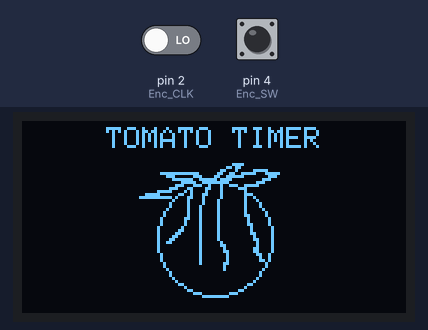
Bench run of a program on a simulated Arduino Nano, built with avr-gcc and run on an emulated ATmega328P. On the bench: 128×64 one-colour display. The inputs (shaded band) are chosen by the test bench; at power-on: pin 4 (Enc_SW) HIGH, pin 2 (Enc_CLK) LOW. What the program prints to the serial monitor is not drawn.

Above: at 4.8 s.
4.9 s: pin 4 (Enc_SW) pulled LOW for 0.15 s
At 5.7 s:
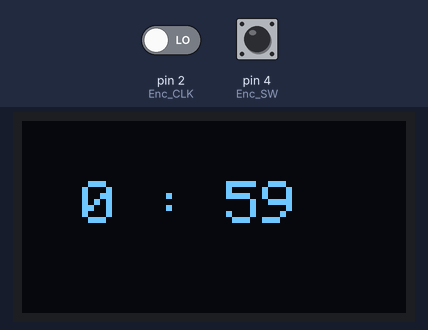
At 6.7 s:
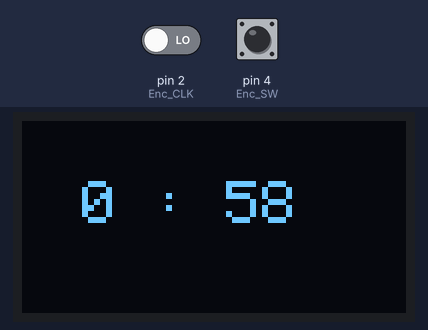
Timing chart, 0 to 8.2 s (numbered marks = the images above; inputs shaded):
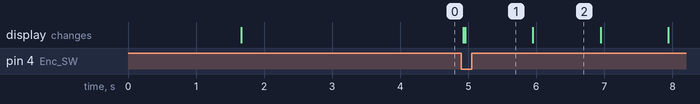

The program:

main.cpp
```cpp
#include <Arduino.h>
#include <Wire.h>
#include <Adafruit_GFX.h>
#include <Adafruit_SSD1306.h>

#define Enc_SW 4
#define Enc_DT 3
#define Enc_CLK 2

#define SCREEN_WIDTH 128
#define SCREEN_HEIGHT 64

Adafruit_SSD1306 display(SCREEN_WIDTH, SCREEN_HEIGHT, &Wire, -1);


int Enc_Counter = 1;
int Enc_clockState = 0;
int Enc_lastClockState = 0;
unsigned long Enc_lastPress = 0;
unsigned long Duration = 0;
unsigned long TargetTime = 0;
unsigned long currentTime = 0;
unsigned long timeLeft = 0;


// [BEGIN lopaka generated]
static const unsigned char PROGMEM image_paint_4_bits[] = {0x00,0x00,0x00,0x01,0xe0,0x00,0x00,0x00,0x00,0x06,0xc0,0x00,0x00,0x00,0x00,0x18,0x83,0xe0,0x01,0xff,0xf0,0x33,0x3e,0x3e,0x00,0x70,0x38,0x67,0xe0,0x1c,0x00,0x1f,0xcf,0xde,0x00,0x70,0x00,0x03,0xe0,0x00,0x01,0xc0,0x00,0x0e,0x01,0x10,0x1f,0x00,0x00,0x38,0x03,0x10,0x30,0x00,0x03,0xe0,0x42,0x10,0x10,0x00,0x3e,0x00,0x46,0x10,0x10,0x00,0xff,0xe0,0xc4,0x10,0x10,0x00,0x00,0x00,0x84,0x20,0x10,0x00,0x00,0x00,0x84,0x20,0x10,0x00,0x00,0x00,0x88,0x20,0x10,0x00,0x00,0x00,0x88,0x20,0x10,0x00,0x00,0x00,0x88,0x20,0x10,0x00,0x00,0x00,0x88,0x20,0x18,0x00,0x00,0x01,0x88,0x20,0x08,0x00,0x00,0x01,0x08,0x20,0x08,0x00,0x00,0x01,0x08,0x20,0x0c,0x00,0x00,0x02,0x08,0x20,0x04,0x00,0x00,0x06,0x08,0x20,0x04,0x00,0x00,0x0c,0x08,0x20,0x06,0x00,0x00,0x18,0x08,0x20,0x02,0x00,0x00,0x30,0x08,0x20,0x03,0x00,0x00,0x60,0x08,0x10,0x01,0x00,0x00,0x00,0x08,0x18,0x01,0x00,0x00,0x00,0x08,0x08,0x03,0x00,0x00,0x00,0x08,0x0c,0x03,0x00,0x00,0x00,0x08,0x04,0x01,0x80,0x00,0x00,0x08,0x04,0x00,0x80,0x00,0x00,0x08,0x04,0x00,0xc0,0x00,0x00,0x08,0x0c,0x00,0x00,0x00,0x00,0x00,0x08,0x00,0x00,0x00,0x00,0x00,0x08,0x00,0x00};

void drawScreen_1(void) {
    display.clearDisplay();
    // string 1
    display.setTextColor(1);
    display.setTextWrap(false);
    display.setCursor(28, 2);
    display.print("TOMATO TIMER");
    // circle 2
    display.drawCircle(64, 39, 19, 1);
    // paint 4
    display.drawBitmap(39, 14, image_paint_4_bits, 47, 36, 1);
    display.display();
}
// [END lopaka generated]


void setup() {
  // put your setup code here, to run once:
  delay(100);
Serial.begin(9600);
delay(1500);
Serial.println("hello world");

pinMode(Enc_DT, INPUT);
pinMode(Enc_CLK, INPUT);
pinMode(Enc_SW, INPUT_PULLUP);

display.begin(SSD1306_SWITCHCAPVCC, 0x3C);
display.clearDisplay();
drawScreen_1();
delay(2000);
display.clearDisplay();
display.setTextSize(5);
display.setTextColor(WHITE);
display.setCursor(40, 20);


Enc_lastClockState = digitalRead(Enc_CLK);
}

void loop() {
  // put your main code here, to run repeatedly:
  bool counterUpdate = false;

  Enc_clockState = digitalRead(Enc_CLK);
  if (Enc_clockState != Enc_lastClockState){
    if (digitalRead(Enc_DT) != Enc_clockState){
      if(Enc_Counter > 59){
        Enc_Counter = 1;
      }else {
        Enc_Counter++;
      }

    }else{
      if (Enc_Counter < 2){
        Enc_Counter = 60;
      }else{
        Enc_Counter--;
      }

    }
    counterUpdate = true;
  }

  Enc_lastClockState = Enc_clockState;

  //Serial.println(Enc_Counter);
  if (counterUpdate) {
    display.setCursor(40, 20);
    display.setTextSize(5);
    display.println(Enc_Counter);
    display.display();
    //delay(10);
    display.clearDisplay();
  }


  int Enc_butState = digitalRead(Enc_SW);
  if (Enc_butState == LOW){
    if (millis() - Enc_lastPress > 200){
      Serial.println("Button pressed!");
    }
    Enc_lastPress = millis();

    Duration = Enc_Counter * 60000;
    TargetTime = millis() + Duration;


    while (millis() <= TargetTime){
      currentTime = millis();
      timeLeft = TargetTime - currentTime;
      int intTimeLeft = 0;
      intTimeLeft = timeLeft/1000;
      int minutesLeft = 0;
      int secondsLeft = 0;

      minutesLeft = intTimeLeft/60;
      secondsLeft = intTimeLeft%60;

      display.setTextSize(2);

      display.setCursor(20, 20);
      //Serial.print(minutesLeft);
      display.print(minutesLeft);
      //display.display();
      //Serial.print(" : ");
      display.print(" : ");
      //display.display();
      //Serial.println(secondsLeft);
      display.println(secondsLeft);
      display.display();
      //delay(100);
      display.clearDisplay();
    }


  }


}
```

Measured:
- after the input at 4.9 s, the display: first changes at once (image 1 shows a later state)
- what the display in image 2 shows lasts 1.0 s, from 5.9 s to 6.9 s
